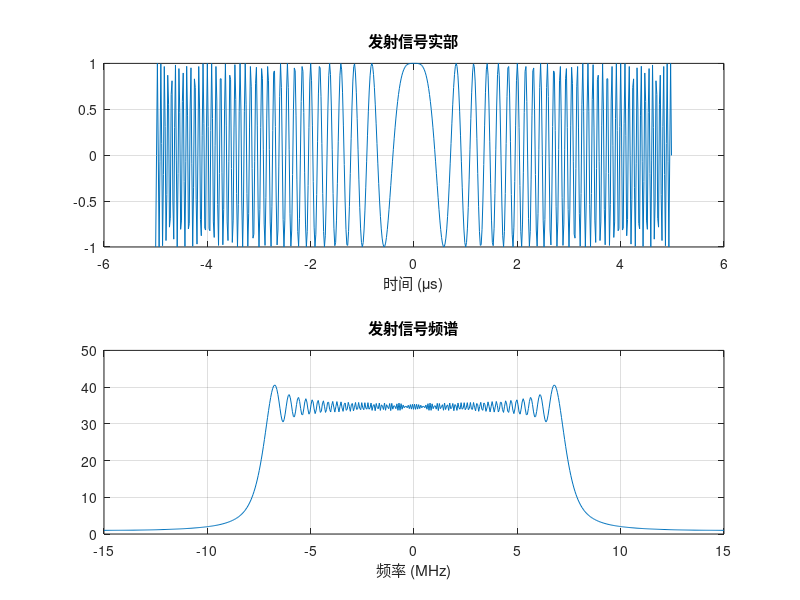

The MATLAB source for this figure: (Note: this script raises an error after producing the figure.)
%% LFM雷达全流程仿真：3D可视化版本
% 流程：信号生成 -> 回波模拟 -> 脉冲压缩 -> MTD -> 3D显示
clear; close all; clc;

%% 1. 雷达与目标参数设置
c = 3e8;                % 光速 (m/s)
fc = 3e9;               % 载波频率 (Hz) -> S波段
lambda = c / fc;        % 波长

% 雷达发射参数
Tp = 10e-6;             % 脉冲宽度 (s)
B = 30e6;               % 信号带宽 (Hz)
K = B / Tp;             % 调频斜率
PRF = 1000;             % 脉冲重复频率 (Hz) (降低一点以便观察)
PRI = 1 / PRF;          % 脉冲重复间隔 (s)
fs = 2 * B;             % 快时间采样率
dt = 1 / fs;            % 采样间隔

% 仿真配置
NumPulses = 64;         % 积累的脉冲数 (慢时间维点数)
Gate_len = round(PRI/dt); % 一个PRI内的采样点数 

% 目标参数 (可随意修改)
target_R0 = 35000;       % 目标距离 (m)
target_V = 15;          % 目标速度 (m/s) [正值: 靠近雷达]

%% 2. 发射信号生成 (LFM)
t = (-Tp/2 : dt : Tp/2 - dt); 
St = exp(1j * pi * K * t.^2); % LFM信号

% --- 绘图1：发射信号 ---
figure('Name','发射信号','Position',[50, 50, 600, 400]);
subplot(2,1,1); plot(t*1e6, real(St)); title('发射信号实部'); xlabel('时间 (\mus)'); grid on;
subplot(2,1,2); plot(linspace(-B/2, B/2, length(St))/1e6, abs(fftshift(fft(St))));
title('发射信号频谱'); xlabel('频率 (MHz)'); grid on;

%% 3. 回波信号模拟 (加入时延、多普勒和噪声)
Sr_matrix = zeros(Gate_len, NumPulses);
FastTimeAxis = (0:Gate_len-1) * dt;

for m = 1 : NumPulses
    tm = (m - 1) * PRI;             % 慢时间
    CurrR = target_R0 - target_V * tm; % 当前距离
    tau = 2 * CurrR / c;            % 当前时延
    
    % 计算采样点偏移
    n_tau = round(tau / dt);
    
    if (n_tau + length(t) <= Gate_len)
        % 核心公式：S_rx = S_tx(t-tau) * exp(-j*2*pi*fc*tau)
        phase_shift = exp(-1j * 2 * pi * fc * tau); 
        range_indices = n_tau + (1:length(t));
        Sr_matrix(range_indices, m) = St * phase_shift;
    end
end

% 增加噪声 (SNR = -10dB, 噪声稍微大一点更能看出处理增益)
Sr_matrix_noisy = awgn(Sr_matrix, -10, 'measured'); 

% --- 绘图2：时域回波 ---
figure('Name','时域回波','Position',[100, 100, 600, 300]);
plot(FastTimeAxis*1e6, real(Sr_matrix_noisy(:,1)));
title('第1个脉冲的时域回波 (含噪声)'); xlabel('快时间 (\mus)'); grid on;
%xlim([0, 50]); % 只看前50us

%% 4. 脉冲压缩 (Range Compression) - 快时间维处理
N_fft_rg = 2^nextpow2(Gate_len); 
H_ref = fft(St, N_fft_rg);
H_ref_conj = conj(H_ref);

Sr_RangeComp = zeros(N_fft_rg, NumPulses);
for m = 1 : NumPulses
    Sr_RangeComp(:,m) = ifft(fft(Sr_matrix_noisy(:,m), N_fft_rg) .* H_ref_conj.');
end
RangeAxis = (0:N_fft_rg-1) * c / (2 * fs);  

% --- 绘图3：脉冲压缩后 ---
figure('Name','脉冲压缩后','Position',[150, 150, 600, 300]);
plot(RangeAxis, abs(Sr_RangeComp(:,1)));
title('脉冲压缩后 (距离像)'); xlabel('距离 (m)'); grid on;
xlim([0, max(RangeAxis)/2]); % 缩放一下X轴

%% 5. MTD / 相干积累 - 慢时间维处理
% 加窗抑制旁瓣
win = hamming(NumPulses).';
Sr_RangeComp_Win = Sr_RangeComp .* win; 

% 慢时间FFT
padding_doppler = 256; 
RDM = fftshift(fft(Sr_RangeComp_Win, padding_doppler, 2), 2);

% 计算坐标轴
freq_doppler = linspace(-PRF/2, PRF/2, padding_doppler);
VelocityAxis = freq_doppler * lambda / 2; % 速度轴

%% 6. 3D 可视化 (关键修改部分)
figure('Name','3D Range-Doppler Map','Position',[200, 100, 1000, 700], 'Color', 'w');

% 为了显示效果更好，取部分距离范围并转换为dB
[X, Y] = meshgrid(VelocityAxis, RangeAxis);
RDM_dB = 20*log10(abs(RDM) + 1e-6); % 转换为dB，加小量防止log(0)

% 限制显示范围 (裁剪掉太远的距离，只看目标附近，让图更清楚)
plot_range_idx = range_indices(1) - 500 : range_indices(end) + 2000; 
% 如果上面的索引超出范围，可以使用下面的全范围：
% plot_range_idx = 1:length(RangeAxis)/2; 

% *** 绘制 3D 曲面图 ***
% 使用 surf 绘制实体曲面
s = surf(X(plot_range_idx, :), Y(plot_range_idx, :), RDM_dB(plot_range_idx, :));

% 美化设置
s.EdgeColor = 'none';       % 去掉网格线，使曲面光滑
colormap jet;               % 彩虹色图
colorbar;                   % 显示颜色条
ylabel(colorbar, '幅度 (dB)', 'FontSize', 12);

% 坐标轴标签
xlabel('速度 (m/s)', 'FontSize', 12, 'FontWeight', 'bold');
ylabel('距离 (m)', 'FontSize', 12, 'FontWeight', 'bold');
zlabel('幅度 (dB)', 'FontSize', 12, 'FontWeight', 'bold');
title(['LFM雷达 3D 距离-多普勒谱 (目标: ' num2str(target_R0) 'm, ' num2str(target_V) 'm/s)'], 'FontSize', 14);

% 视角与光照 (营造立体感)
axis tight; 
view(-45, 30);              %设置 3D 视角 (方位角-45度, 仰角30度)
camlight left;              % 添加左侧补光
lighting gouraud;           % 使用高洛德着色算法，让曲面看起来更顺滑
grid on;
set(gca, 'FontSize', 10);

% 标记最高点
[max_val, max_idx] = max(RDM_dB(:));
[r_peak, v_peak] = ind2sub(size(RDM_dB), max_idx);
hold on;
plot3(VelocityAxis(v_peak), RangeAxis(r_peak), max_val, 'rp', 'MarkerSize', 15, 'MarkerFaceColor', 'r');
text(VelocityAxis(v_peak), RangeAxis(r_peak), max_val + 2, '  Target', 'Color', 'k', 'FontSize', 12, 'FontWeight', 'bold');
hold off;

%% 7. 打印结果
Est_Range = RangeAxis(r_peak);
Est_Velocity = VelocityAxis(v_peak);
fprintf('----------------------------------\n');
fprintf('真实参数 -> 距离: %.2f m, 速度: %.2f m/s\n', target_R0, target_V);
fprintf('检测结果 -> 距离: %.2f m, 速度: %.2f m/s\n', Est_Range, Est_Velocity);
fprintf('----------------------------------\n');
